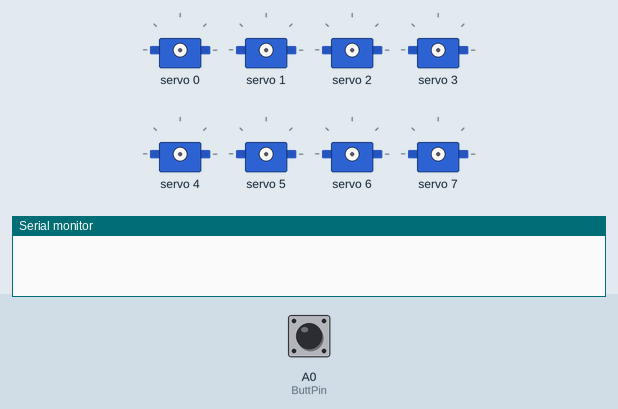
Bench run of a sketch on a simulated Arduino Uno, built with avr-gcc and run on an emulated ATmega328P. Shown: 8 × servo, the last lines printed to the serial monitor. Inputs (shaded band) come from the test bench; at power-on: A0 (ButtPin) HIGH.

Above: at 1.2 s.
1.3 s: A0 (ButtPin) pulled LOW for 1 s
At 3.5 s:
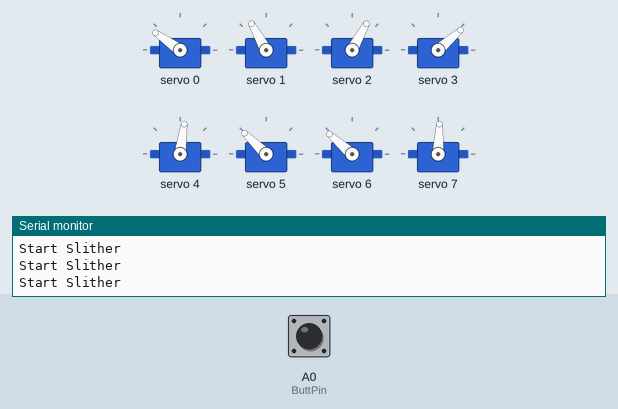
3.8 s: A0 (ButtPin) pulled LOW for 0.15 s
At 5.1 s:
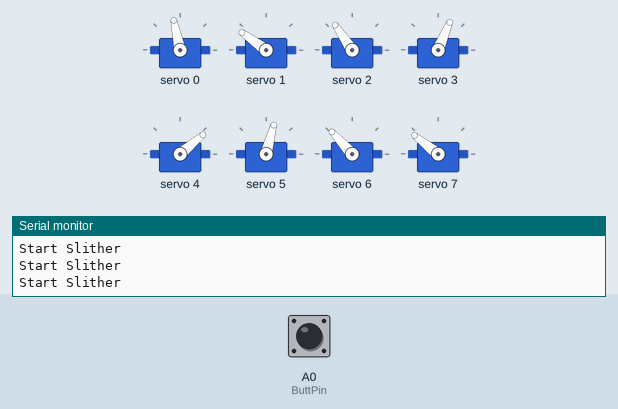
5.4 s: A0 (ButtPin) pulled LOW for 3.2 s
At 9.6 s:
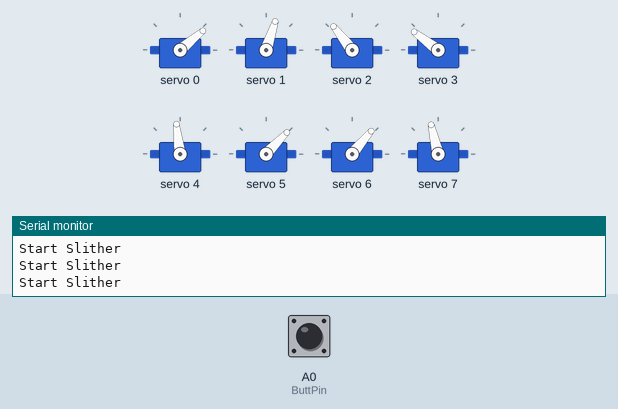
10.1 s: A0 (ButtPin) driven LOW
At 10.56 s:
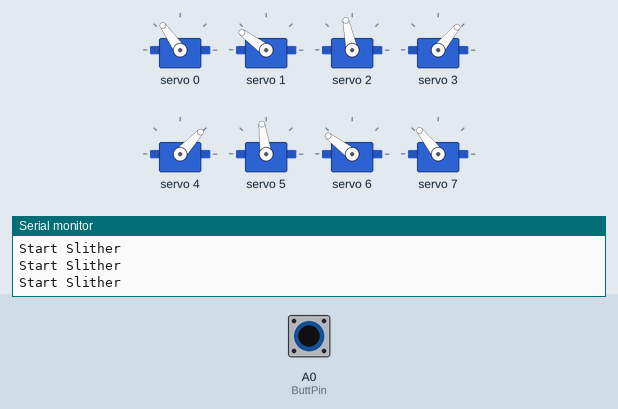
13.1 s: A0 (ButtPin) driven HIGH
At 13.1 s:
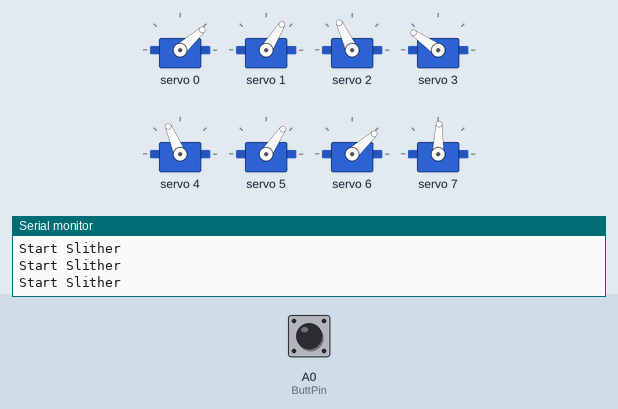
14.6 s: A0 (ButtPin) driven LOW
At 15.36 s:
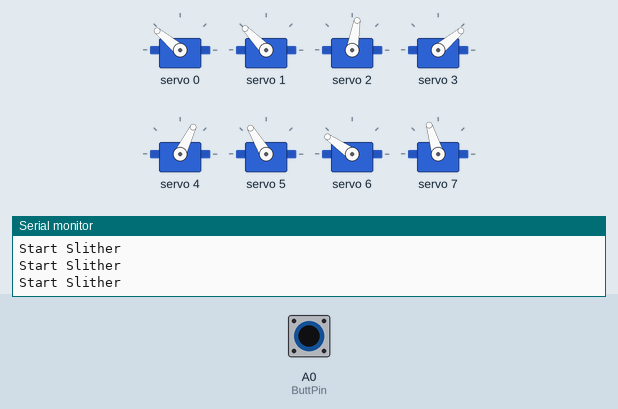
Timing chart, 0 to 20.9 s (numbered marks = the images above; inputs shaded):
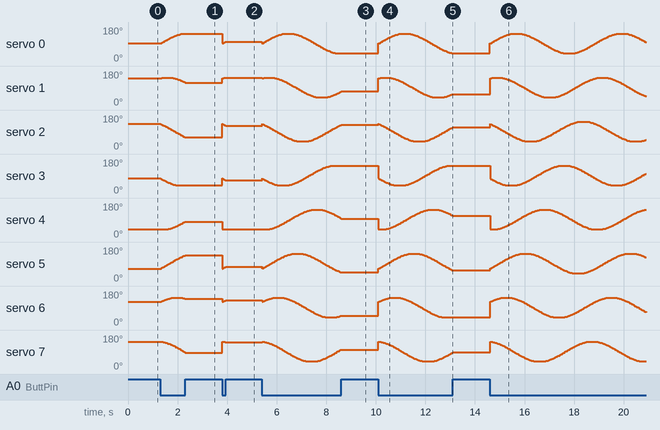

Measured:
- after the input at 1.3 s, servo 0: moves from 93° to 145° over 0.91 s, starting at once; servo 1: rises from 141° to 145° in 0.15 s, then falls to 119° in 0.83 s; servo 2: moves from 133° to 61° over 0.98 s, starting at once; servo 4: moves from 40° to 82° over 0.78 s, starting after 0.22 s; servo 5: moves from 66° to 136° over 0.96 s, starting at once
- after the input at 3.8 s, servo 0: 145° → 102° at once; servo 1: 119° → 144° at once; servo 2: 61° → 124° at once; servo 3: 41° → 67° at once; servo 4: 82° → 40° at once
- after the input at 5.4 s, servo 4: rises from 40° to 145° in 1.9 s, then falls to 97° in 1.1 s
- after the input at 10.1 s, servo 0: rises from 40° to 145° in 0.93 s, then falls to 42° in 2.0 s; servo 5: rises from 46° to 145° in 1.3 s, then falls to 56° in 1.7 s
- after the input at 13.1 s, servo 0: stops changing and stays 42°; servo 1: stays 58° (without the input it goes to 59° after 0.01 s); servo 2: stays 115° (without the input it goes to 116° after 0.01 s); servo 3: stays 145° (without the input it goes to 144° after 0.15 s); servo 4: stops changing and stays 113°

The sketch:

SNAKETest.ino
```cpp
#include <Adafruit_PWMServoDriver.h>  //For usage with PCA9685 (Servo Control)
#include <Wire.h>   //For usage with PCA9685 (Servo Control)
Adafruit_PWMServoDriver pwm = Adafruit_PWMServoDriver();    //For usage with PCA9685 (Servo Control)

#define SERVOMIN 500    //For usage with PCA9685 (Servo Control) //WARNING
#define SERVOMAX 2500   //For usage with PCA9685 (Servo Control) //WARNING
#define USMIN 2000      //For usage with PCA9685 (Servo Control)
#define USMAX 10000     //For usage with PCA9685 (Servo Control)
#define SERVO_FREQ 50   //For usage with PCA9685 (Servo Control)

uint8_t ServoA = 0;
uint8_t ServoB = 1;
uint8_t ServoC = 2;
uint8_t ServoD = 3;
uint8_t ServoE = 4;
uint8_t ServoF = 5;
uint8_t ServoG = 6;
uint8_t ServoH = 7;

const int ServoMinA = 0;
const int ServoMaxA = 180;
const int ServoMid = (ServoMinA +ServoMaxA)/2;

const int XRange = 100;
const int YRange = 30;

const double Speed = 0.025;
const int Offset = 20;

const int ButtPin = A0;

void setup() {
  // put your setup code here, to run once:
  Serial.begin(9600);
  pinMode(ButtPin, INPUT);
  pwm.begin();                          //For usage with PCA9685 (Servo Control)
  pwm.setOscillatorFrequency(27000000); //For usage with PCA9685 (Servo Control)
  pwm.setPWMFreq(SERVO_FREQ);           //For usage with PCA9685 (Servo Control)

}

void loop() {
  // put your main code here, to run repeatedly:
  int Butt = digitalRead(ButtPin);
  double n = 0;
  while (Butt == LOW) {
    Serial.println("Start Slither");
    int A = (XRange / 2) * sin(Speed * n);
    int B = (XRange / 2) * sin(Speed * n + Offset);
    int C = (XRange / 2) * sin(Speed * n + Offset * 2);
    int D = (XRange / 2) * sin(Speed * n + Offset * 3);
    int E = (XRange / 2) * sin(Speed * n + Offset * 4);
    int F = (XRange / 2) * sin(Speed * n + Offset * 5);
    int G = (XRange / 2) * sin(Speed * n + Offset * 6);
    int H = (XRange / 2) * sin(Speed * n + Offset * 7);

    pwm.writeMicroseconds(ServoA, map(ServoMid + A, ServoMinA, ServoMaxA, SERVOMIN, SERVOMAX));
    pwm.writeMicroseconds(ServoB, map(ServoMid + B, ServoMinA, ServoMaxA, SERVOMIN, SERVOMAX));
    pwm.writeMicroseconds(ServoC, map(ServoMid + C, ServoMinA, ServoMaxA, SERVOMIN, SERVOMAX));
    pwm.writeMicroseconds(ServoD, map(ServoMid + D, ServoMinA, ServoMaxA, SERVOMIN, SERVOMAX));
    pwm.writeMicroseconds(ServoE, map(ServoMid + E, ServoMinA, ServoMaxA, SERVOMIN, SERVOMAX));
    pwm.writeMicroseconds(ServoF, map(ServoMid + F, ServoMinA, ServoMaxA, SERVOMIN, SERVOMAX));
    pwm.writeMicroseconds(ServoG, map(ServoMid + G, ServoMinA, ServoMaxA, SERVOMIN, SERVOMAX));
    pwm.writeMicroseconds(ServoH, map(ServoMid + H, ServoMinA, ServoMaxA, SERVOMIN, SERVOMAX));
    n++;

    delay(10);
    Butt = digitalRead(ButtPin);
  }
}
```
